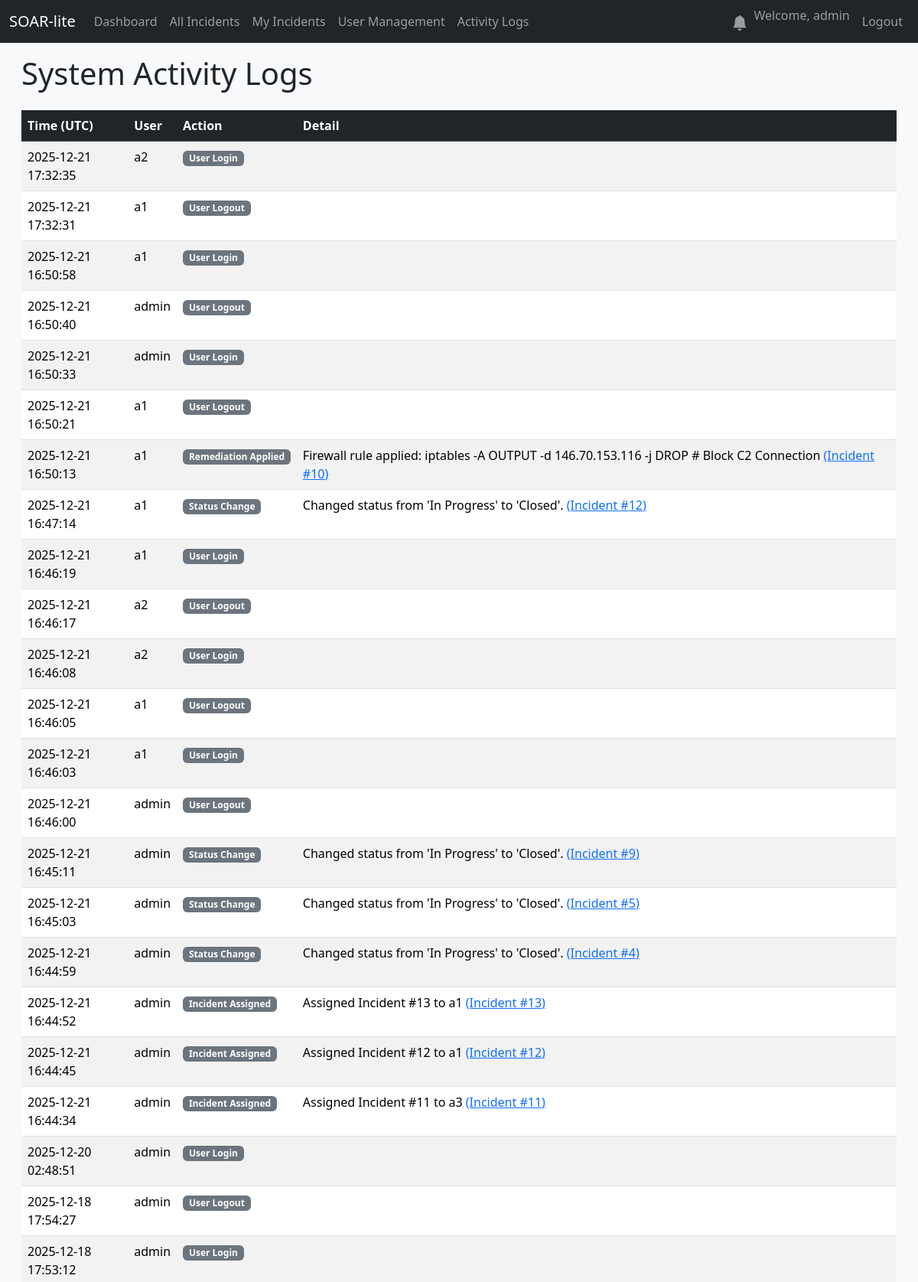
The page /activity-log (signed in, upper part) on the database its author committed.
### database.py (models this page shows, shortened)
class User(UserMixin, db.Model):
    id = db.Column(db.Integer, primary_key=True)
    username = db.Column(db.String(80), unique=True, nullable=False)
    email = db.Column(db.String(120), unique=True, nullable=False)
    password_hash = db.Column(db.String(128))
    created_at = db.Column(db.DateTime, default=datetime.utcnow)
    role = db.Column(db.String(50), nullable=False, default='Analyst')

class UserActivityLog(db.Model):
    id = db.Column(db.Integer, primary_key=True)
    timestamp = db.Column(db.DateTime, default=datetime.utcnow)
    user_id = db.Column(db.Integer, db.ForeignKey('user.id'), nullable=False)
    user = db.relationship('User', backref='activity_logs')
    action = db.Column(db.String(255), nullable=False)
    details = db.Column(db.Text, nullable=True)
    incident_id = db.Column(db.Integer, db.ForeignKey('incident.id'), nullable=True)
    incident = db.relationship('Incident', backref='activity_logs')

class Incident(db.Model):
    id = db.Column(db.Integer, primary_key=True)
    created_at = db.Column(db.DateTime, default=datetime.utcnow)
    event_type = db.Column(db.String(100), nullable=False)
    severity = db.Column(db.String(50), nullable=False)
    details = db.Column(db.Text, nullable=True)
    status = db.Column(db.String(50), default='New')
    notes = db.relationship('Note', backref='incident', lazy=True, cascade="all, delete-orphan")
    closed_at = db.Column(db.DateTime, nullable=True) # Olay kapatıldığında doldurulacak
    vt_malicious_count = db.Column(db.Integer, nullable=True)
    vt_report_link = db.Column(db.String(255), nullable=True)
    mitre_technique_id = db.Column(db.String(20), nullable=True)
    mitre_technique_name = db.Column(db.String(100), nullable=True)
    suggested_firewall_rule = db.Column(db.Text, nullable=True) # Otomatik üretilen kural burada saklanacak
    assignee_id = db.Column(db.Integer, db.ForeignKey('user.id'), nullable=True)
    assignee = db.relationship('User', backref='incidents') # backref eklendi
    notes = db.relationship('Note', backref='incident', lazy=True, cascade="all, delete-orphan")
    observables = db.relationship('Observable', backref='incident', lazy=True, cascade="all, delete-orphan")
    action_logs = db.relationship('ActionLog', backref='incident', lazy=True, cascade="all, delete-orphan")

### app.py (the view)
@app.route('/activity-log')
@login_required
@role_required('Admin', 'Manager') # Sadece Admin ve Manager görebilir
def activity_log():
    logs = UserActivityLog.query.order_by(UserActivityLog.timestamp.desc()).all()
    return render_template('activity_log.html', logs=logs)

### app.py (called while the page is built)
def create_app():
    app = Flask(__name__)
    app.config['SQLALCHEMY_DATABASE_URI'] = 'sqlite:///soar.db'
    app.config['SQLALCHEMY_TRACK_MODIFICATIONS'] = False
    app.config['SECRET_KEY'] = 'bunu-mutlaka-guvenli-ve-rastgele-bir-degerle-degistir'
    db.init_app(app)
    login_manager = LoginManager()
    login_manager.init_app(app)
    login_manager.login_view = 'login'
    @login_manager.user_loader
    def load_user(user_id):
        return db.session.get(User, int(user_id))
    with app.app_context():
        db.create_all()
        print("🗄️ Database tables created or already exist.")
    return app

def role_required(*roles):
    def wrapper(f):
        @wraps(f)
        def decorated_function(*args, **kwargs):
            if not current_user.is_authenticated or current_user.role not in roles:
                abort(403)
            return f(*args, **kwargs)
        return decorated_function
    return wrapper

@app.context_processor
def inject_notifications():
    if current_user.is_authenticated:
        unread_count = Notification.query.filter_by(user_id=current_user.id, is_read=False).count()
        return dict(unread_notifications=unread_count)
    return dict(unread_notifications=0)

### templates/activity_log.html (shortened to what this page needs)
{% extends "base.html" %}
{% block content %}
<h1 class="mb-4">System Activity Logs</h1>
<div class="table-responsive">
    <table class="table table-striped table-hover">
        <thead class="table-dark">
            <tr>
                <th scope="col">Time (UTC)</th>
                <th scope="col">User</th>
                <th scope="col">Action</th>
                <th scope="col">Detail</th>
            </tr>
        </thead>
        <tbody>
            {% for log in logs %}
            <tr>
                <td>{{ log.timestamp.strftime('%Y-%m-%d %H:%M:%S') }}</td>
                <td>{{ log.user.username }}</td>
                <td><span class="badge bg-secondary">{{ log.action }}</span></td>
                <td>
                    {{ log.details }}
                    {% if log.incident %}
                        <a href="{{ url_for('incident_detail', incident_id=log.incident.id) }}">(Incident #{{ log.incident.id }})</a>
                    {% endif %}
                </td>
            </tr>
            {% else %}
            <tr>
                <td colspan="4" class="text-center">No recorded activity found.</td>
            </tr>
            {% endfor %}
        </tbody>
    </table>
</div>
{% endblock %}

### templates/base.html (shortened to what this page needs)
<!doctype html>
<html lang="en">
<head>
    <link href="https://cdn.jsdelivr.net/npm/bootstrap@5.3.2/dist/css/bootstrap.min.css" rel="stylesheet">
</head>
<body>
    <nav class="navbar navbar-expand-md navbar-dark bg-dark fixed-top">
        <div class="container-fluid">
            <a class="navbar-brand" href="{{ url_for('dashboard') }}">SOAR-lite</a>
            <div class="collapse navbar-collapse" id="navbarNav">
                <ul class="navbar-nav me-auto mb-2 mb-lg-0">
                    {% if current_user.is_authenticated %}
                    <li class="nav-item">
                        <a class="nav-link" href="{{ url_for('dashboard') }}">Dashboard</a>
                    </li>
                    <li class="nav-item">
                        <a class="nav-link" href="{{ url_for('incidents_list') }}">All Incidents</a>
                    </li>
                    <li class="nav-item">
                        <a class="nav-link" href="{{ url_for('my_incidents') }}">My Incidents</a>
                    </li>
                    {% if current_user.is_authenticated and current_user.role == 'Admin' %}
                    <li class="nav-item">
                        <a class="nav-link" href="{{ url_for('user_management') }}">User Management</a>
                    </li>
                    {% endif %}
                    {% if current_user.is_authenticated and current_user.role in ['Admin', 'Manager'] %}
                    <li class="nav-item">
                        <a class="nav-link" href="{{ url_for('activity_log') }}">Activity Logs</a>
                    </li>
                    {% endif %}
                    {% endif %}
                </ul>
                <ul class="navbar-nav ms-auto">
                    {% if current_user.is_authenticated %}
                    <li class="nav-item">
                        <a class="nav-link position-relative" href="{{ url_for('notifications') }}">
                            <svg xmlns="http://www.w3.org/2000/svg" width="20" height="20" fill="currentColor" class="bi bi-bell-fill" viewBox="0 0 16 16">
                                <path d="M8 16a2 2 0 0 0 2-2H6a2 2 0 0 0 2 2zm.995-14.901a1 1 0 1 0-1.99 0A5.002 5.002 0 0 0 3 6c0 1.098-.5 6-2 7h14c-1.5-1-2-5.902-2-7 0-2.42-1.72-4.44-4.005-4.901z"/>
                            </svg>
                        </a>
                    </li>
                    <li class="nav-item">
                        <span class="navbar-text me-2">Welcome, {{ current_user.username }}</span>
                    </li>
                    <li class="nav-item">
                        <a class="nav-link" href="{{ url_for('logout') }}">Logout</a>
                    </li>
                    {% endif %}
                </ul>
            </div>
        </div>
    </nav>
    <div class="main-content-scrollable">
        <main class="container-fluid"> {% block content %}{% endblock %}
        </main>
    </div>
</body>
</html>

### templates/base.html (style rules this page uses)
html, body { height: 100%; margin: 0; padding: 0; overflow: hidden; background-color: #f8f9fa; }
body { padding-top: 56px; }
.main-content-scrollable { height: calc(100vh - 56px); overflow-y: auto; padding: 1rem; }

### rows shown on the page
User: username "admin"
UserActivityLog: timestamp "2025-12-21 17:32:35", user.username "a2", action "User Login"
UserActivityLog: timestamp "2025-12-21 17:32:31", user.username "a1", action "User Logout"
UserActivityLog: timestamp "2025-12-21 16:50:58", user.username "a1", action "User Login"
UserActivityLog: timestamp "2025-12-21 16:50:40", user.username "admin", action "User Logout"
UserActivityLog: timestamp "2025-12-21 16:50:33", user.username "admin", action "User Login"
UserActivityLog: timestamp "2025-12-21 16:50:21", user.username "a1", action "User Logout"
UserActivityLog: timestamp "2025-12-21 16:50:13", user.username "a1", action "Remediation Applied", details "Firewall rule applied: iptables -A OUTPUT -d 146.70.153.116 -j DROP # Block C2 Connection", incident.id "10"
UserActivityLog: timestamp "2025-12-21 16:47:14", user.username "a1", action "Status Change", details "Changed status from 'In Progress' to 'Closed'.", incident.id "12"
UserActivityLog: timestamp "2025-12-21 16:46:19", user.username "a1", action "User Login"
UserActivityLog: timestamp "2025-12-21 16:46:17", user.username "a2", action "User Logout"
UserActivityLog: timestamp "2025-12-21 16:46:08", user.username "a2", action "User Login"
UserActivityLog: timestamp "2025-12-21 16:46:05", user.username "a1", action "User Logout"
UserActivityLog: timestamp "2025-12-21 16:46:03", user.username "a1", action "User Login"
UserActivityLog: timestamp "2025-12-21 16:46:00", user.username "admin", action "User Logout"
UserActivityLog: timestamp "2025-12-21 16:45:11", user.username "admin", action "Status Change", details "Changed status from 'In Progress' to 'Closed'.", incident.id "9"
UserActivityLog: timestamp "2025-12-21 16:45:03", user.username "admin", action "Status Change", details "Changed status from 'In Progress' to 'Closed'.", incident.id "5"
UserActivityLog: timestamp "2025-12-21 16:44:59", user.username "admin", action "Status Change", details "Changed status from 'In Progress' to 'Closed'.", incident.id "4"
UserActivityLog: timestamp "2025-12-21 16:44:52", user.username "admin", action "Incident Assigned", details "Assigned Incident #13 to a1", incident.id "13"
UserActivityLog: timestamp "2025-12-21 16:44:45", user.username "admin", action "Incident Assigned", details "Assigned Incident #12 to a1", incident.id "12"
UserActivityLog: timestamp "2025-12-21 16:44:34", user.username "admin", action "Incident Assigned", details "Assigned Incident #11 to a3", incident.id "11"
UserActivityLog: timestamp "2025-12-20 02:48:51", user.username "admin", action "User Login"
UserActivityLog: timestamp "2025-12-18 17:54:27", user.username "admin", action "User Logout"
UserActivityLog: timestamp "2025-12-18 17:53:12", user.username "admin", action "User Login"
